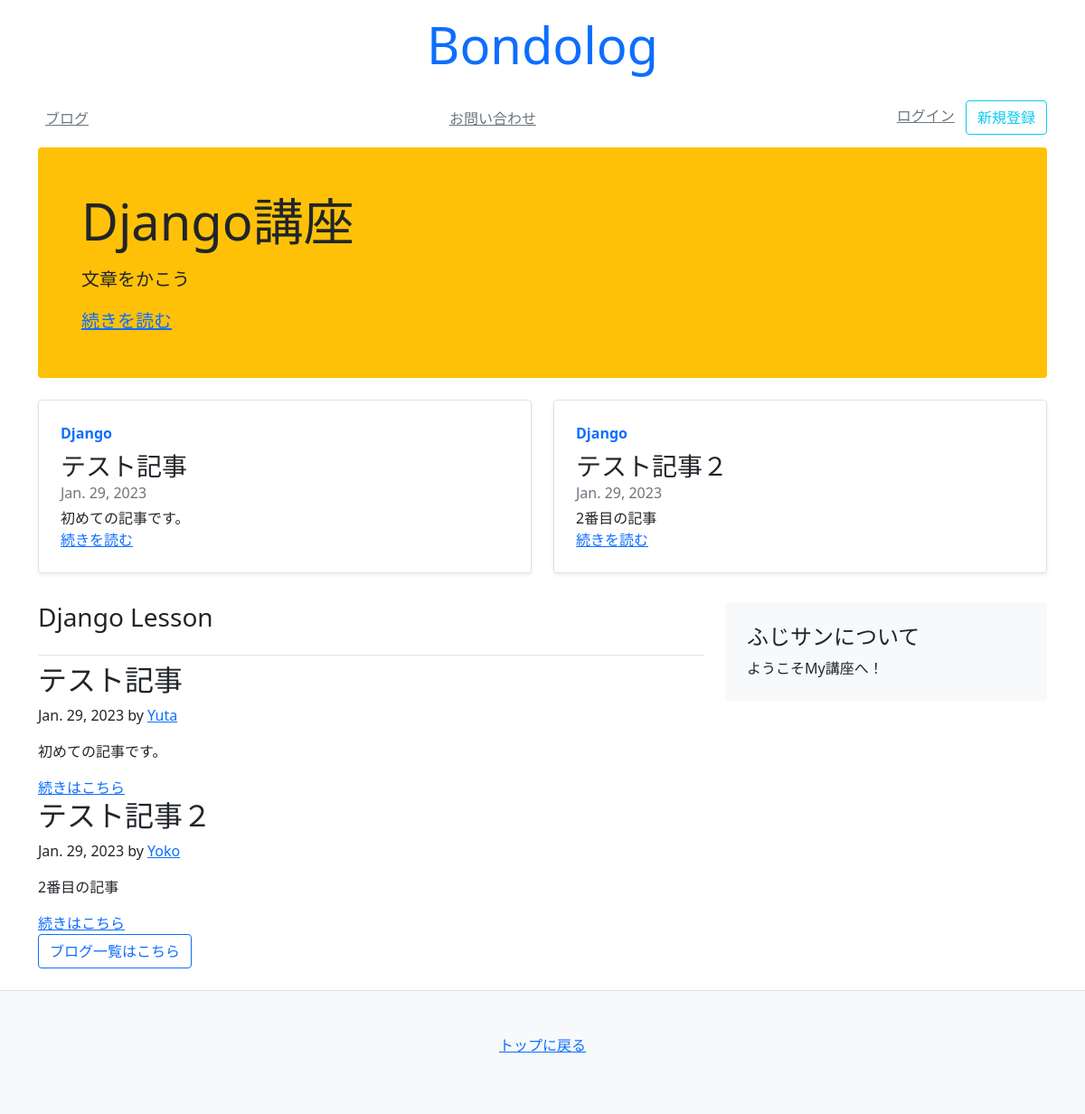
The app's page /, older data.
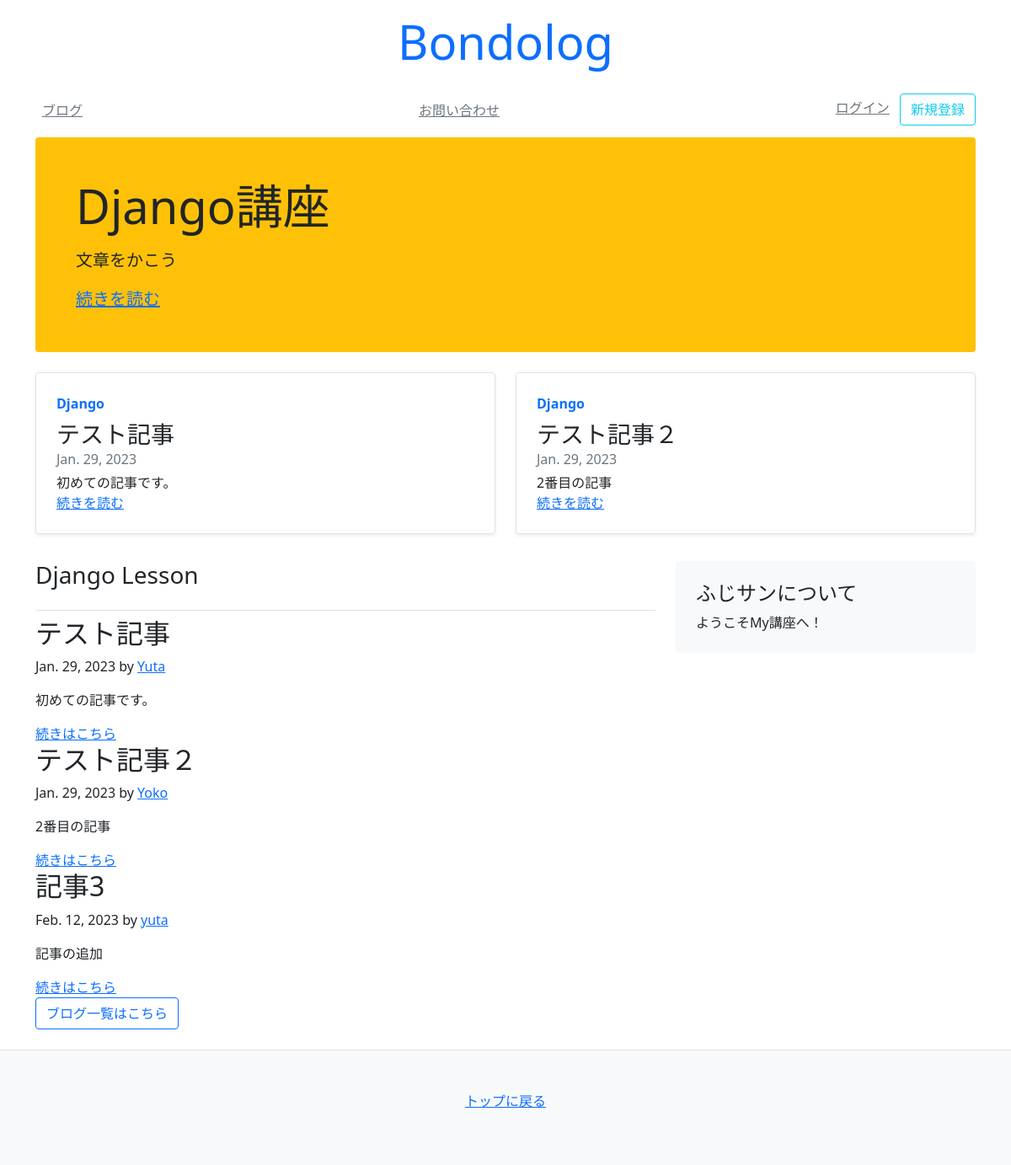
The same page, newer data.
### blog/models.py (models this page shows)
class Article(models.Model):
    title = models.CharField(default="", max_length=30)
    text = models.TextField(default="")
    author = models.CharField(default="", max_length=30)
    created_at = models.DateField(auto_now_add=True)
    updated_at = models.DateField(auto_now=True)
    count = models.IntegerField(default=0)
    tags = models.ManyToManyField(Tag, blank=True)

### mysite/views.py (the view)
# urls.py: path('', views.index),
def index(request):
    ranks = Article.objects.order_by('-count')[:2]  # 降順
    objs = Article.objects.all()[:3]
    context = {
        'title': 'toyama',
        'articles': objs,
        'ranks': ranks,
    }
    return render(request, 'mysite/index.html', context)

### templates/mysite/index.html
{% extends 'mysite/base.html' %}
{% block content %}
<div class="container">
    <div class="p-4 p-md-5 mb-4 rounded bg-warning">
        <div class="col-md-6 px-0">
            <h1 class="display-4 font-italic">Django講座</h1>
            <p class="lead my-3">文章をかこう</p>
            <p class="lead mb-0">
                <a href="#" class="font-weight-bold">続きを読む</a>
            </p>
        </div>
    </div>
    <div class="row mb-2">
        {% for obj in ranks %}
        <div class="col-md-6">
            <div class="row g-0 border rounded overflow-hidden flex-md-row
            mb-4 shadow-sm h-md-250 position-relative">
                <div class="col p-4 d-flex flex-column position-static">
                    <strong class="d-inline-block mb-2 text-primary">Django</strong>
                    <h3 class="mb-0">{{ obj.title }}</h3>
                    <div class="mb-1 text-muted">{{ obj.created_at }}</div>
                    <p class="card-text mb-auto">{{ obj.text }}</p>
                    <a href="/blog/{{ obj.id }}" class="stretched-link">続きを読む</a>
                </div>
            </div>
        </div>
        {% endfor %}
    </div>
</div>
<main class="container">
    <div class="row">
        <div class="col-md-8">
            <h3 class="pb-4 font-italic border-bottom">
                Django Lesson
            </h3>
            {% for obj in articles %}
            <div class="blog-post">
                <h2 class="blog-post-title">{{ obj.title }}</h2>
                <p class="blog-post-meta">{{ obj.created_at }} by
                    <a href="#">{{ obj.author }}</a>
                </p>
                <p>{{ obj.text }}</p>
                <a href="/blog/{{obj.id}}/">続きはこちら</a>
            </div>
            {% endfor %}
            <nav class="blog-pagination">
                <a class="btn btn-outline-primary" href="/blog/">ブログ一覧はこちら</a>
            </nav>
        </div>
        {% include 'mysite/snippets/sidebar.html' %}
    </div>
</main>
{% endblock %}

Row changes from the older to the newer data that the page shows:
added Article: title "記事3", created_at "Feb. 12, 2023", author "yuta", text "記事の追加", shown under "Django Lesson"
